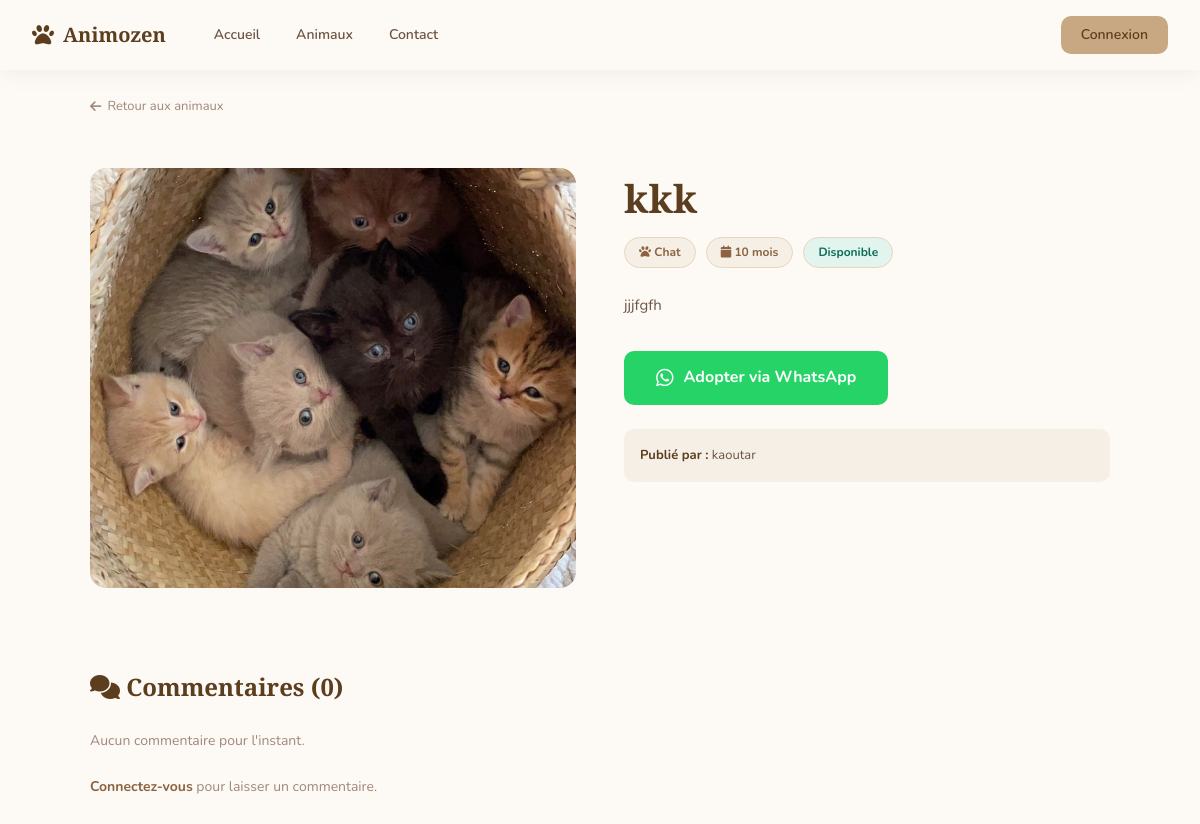
The app's page /detail.php?id=20, older data.
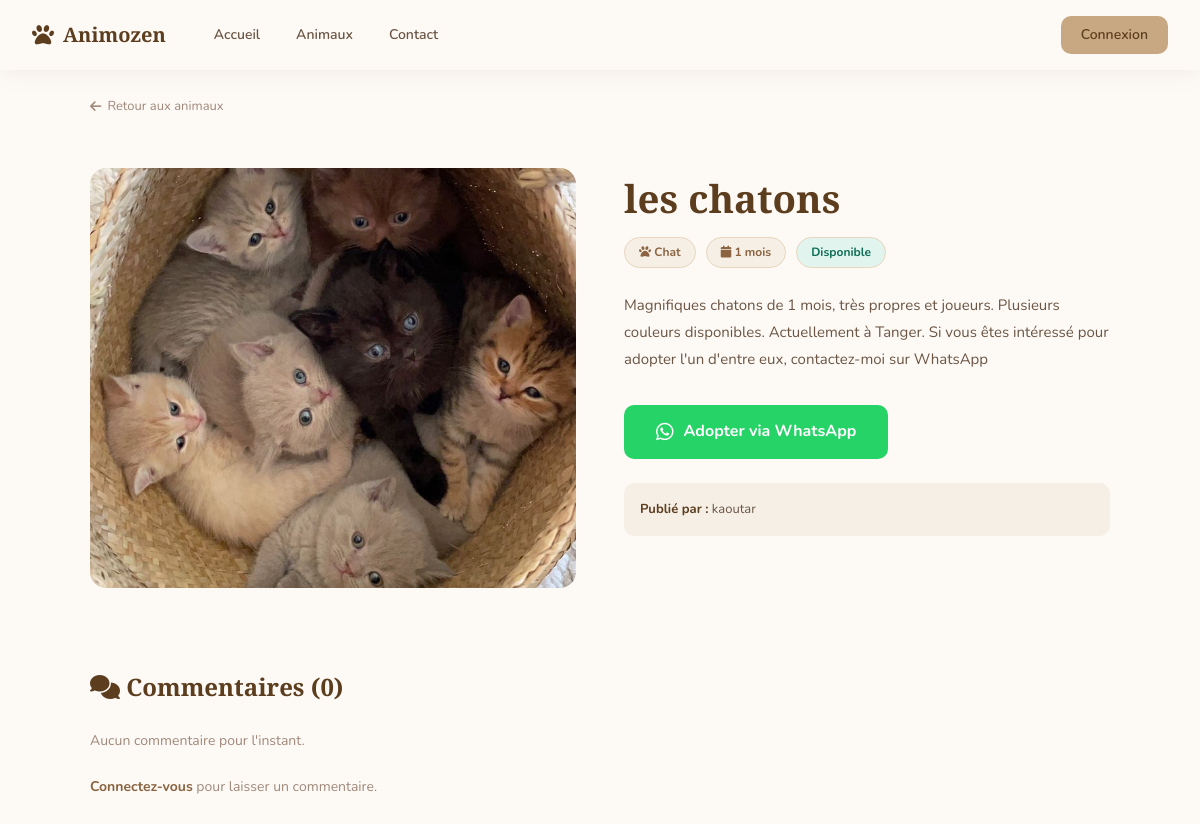
The same page, newer data.
### tables this page shows
CREATE TABLE `animaux` (
  `id` int(11) NOT NULL,
  `nom` varchar(100) DEFAULT NULL,
  `type` varchar(50) DEFAULT NULL,
  `age` int(11) DEFAULT NULL,
  `image` varchar(255) DEFAULT NULL,
  `description` text DEFAULT NULL,
  `id_utilisateur` int(11) DEFAULT NULL,
  `age_unite` varchar(10) DEFAULT 'ans'
);

CREATE TABLE `utilisateurs` (
  `id` int(11) NOT NULL,
  `nom` varchar(100) DEFAULT NULL,
  `email` varchar(100) DEFAULT NULL,
  `mot_de_passe` varchar(255) DEFAULT NULL,
  `telephone` varchar(20) DEFAULT NULL,
  `whatsapp` varchar(20) DEFAULT NULL,
  `role` varchar(20) DEFAULT 'user'
);

### detail.php (the view, shortened to what this page needs)
<?php
require_once 'config.php';
$id = intval($_GET['id'] ?? 0);
$stmt = $pdo->prepare("SELECT a.*, u.nom as owner_nom, u.whatsapp FROM animaux a LEFT JOIN utilisateurs u ON a.id_utilisateur = u.id WHERE a.id = ?");
$stmt->execute([$id]);
$animal = $stmt->fetch();
$comments = $pdo->prepare("SELECT c.*, u.nom as user_nom FROM commentaires c LEFT JOIN utilisateurs u ON c.id_utilisateur = u.id WHERE c.id_animal = ? ORDER BY c.date_commentaire DESC");
$comments->execute([$id]);
$commentaires = $comments->fetchAll();
$emoji = ($animal['type'] === 'chat' || $animal['type'] === 'Chat') ? '🐈' : (($animal['type'] === 'lapin' || $animal['type'] === 'Lapin') ? '🐇' : '🐕');
$wa_msg = urlencode("Bonjour, je suis intéressé par l'animal : " . $animal['nom']);
?>
<!DOCTYPE html>
<html lang="fr">
<head>
<link rel="stylesheet" href="https://cdnjs.cloudflare.com/ajax/libs/font-awesome/6.5.1/css/all.min.css"/>
<link rel="stylesheet" href="style.css"/>
</head>
<body>
<nav class="navbar scrolled">
  <div class="nav-container">
    <a href="index.php" class="nav-logo"><i class="fa-solid fa-paw"></i><span>Animozen</span></a>
    <ul class="nav-links">
      <li><a href="index.php">Accueil</a></li>
      <li><a href="pets.php">Animaux</a></li>
      <li><a href="contact.php">Contact</a></li>
    </ul>
    <div class="nav-auth">
      <?php if(isset($_SESSION['user_id'])): ?>
        <a href="logout.php" class="btn-nav">Déconnexion</a>
      <?php else: ?>
        <a href="connexion.php" class="btn-nav-solid">Connexion</a>
      <?php endif; ?>
    </div>
  </div>
</nav>
<div class="page-top">
  <div style="max-width:1100px;margin:0 auto;padding:1.5rem 2.5rem 0;">
    <a href="pets.php" style="font-size:13px;color:var(--text3);display:inline-flex;align-items:center;gap:6px;">
      <i class="fa-solid fa-arrow-left"></i> Retour aux animaux
    </a>
  </div>
  <div class="detail-wrap">
    <div>
      <div class="detail-img-wrap">
        <?php if(!empty($animal['image']) && file_exists('uploads/'.$animal['image'])): ?>
          <img src="uploads/<?= htmlspecialchars($animal['image']) ?>" alt="<?= htmlspecialchars($animal['nom']) ?>"/>
        <?php else: ?>
          <span class="detail-placeholder"><?= $emoji ?></span>
        <?php endif; ?>
      </div>
    </div>
    <div class="detail-info">
      <h1><?= htmlspecialchars($animal['nom']) ?></h1>
      <div class="detail-meta">
        <span class="detail-tag"><i class="fa-solid fa-paw"></i> <?= htmlspecialchars($animal['type']) ?></span>
        <span class="detail-tag"><i class="fa-solid fa-calendar"></i> <?= $animal['age'] ?> <?= htmlspecialchars($animal['age_unite'] ?? 'ans') ?></span>
        <span class="detail-tag badge-available" style="background:#e1f5ee;color:#0f6e56;">Disponible</span>
      </div>
      <p class="detail-desc"><?= nl2br(htmlspecialchars($animal['description'] ?? 'Aucune description disponible.')) ?></p>
      <?php if(!empty($animal['whatsapp'])): ?>
        <a href="https://wa.me/<?= htmlspecialchars($animal['whatsapp']) ?>?text=<?= $wa_msg ?>" target="_blank" class="btn-whatsapp">
          <i class="fa-brands fa-whatsapp"></i> Adopter via WhatsApp
        </a>
      <?php else: ?>
        <a href="contact.php" class="btn-adopt">Contacter le refuge</a>
      <?php endif; ?>
      <div class="owner-info">
        <strong>Publié par :</strong> <?= htmlspecialchars($animal['owner_nom'] ?? 'Anonyme') ?>
      </div>
    </div>
  </div>
  <div class="comments-section">
    <h2><i class="fa-solid fa-comments"></i> Commentaires (<?= count($commentaires) ?>)</h2>
    <?php if(empty($commentaires)): ?>
      <p style="color:var(--text3);font-size:14px;">Aucun commentaire pour l'instant.</p>
    <?php endif; ?>
    <?php if(isset($_SESSION['user_id'])): ?>
    <div style="margin-top:2rem;">
      <h3 style="font-family:'Playfair Display',serif;font-size:1.2rem;color:var(--brown-dark);margin-bottom:1rem;">Laisser un commentaire</h3>
      <form method="POST">
        <div class="form-group">
          <textarea name="contenu" class="form-textarea" placeholder="Votre commentaire..." style="min-height:90px;" required></textarea>
        </div>
        <button type="submit" class="btn-submit" style="width:auto;padding:10px 24px;">Publier</button>
      </form>
    </div>
    <?php else: ?>
      <p style="margin-top:1.5rem;font-size:14px;color:var(--text3);"><a href="connexion.php" style="color:var(--brown);font-weight:700;">Connectez-vous</a> pour laisser un commentaire.</p>
    <?php endif; ?>
  </div>
</div>
</body>
</html>

Row changes from the older to the newer data that the page shows:
changed animaux "Chat": nom "kkk" → "les chatons"; age "10" → "1"; description "jjjfgfh" → "Magnifiques chatons de 1 mois, très propres et joueurs. Plusieurs couleurs disponibles. Actuellement à Tanger. Si vous êtes intéressé pour adopter l'un d'entre eux, contactez-moi sur WhatsApp"
